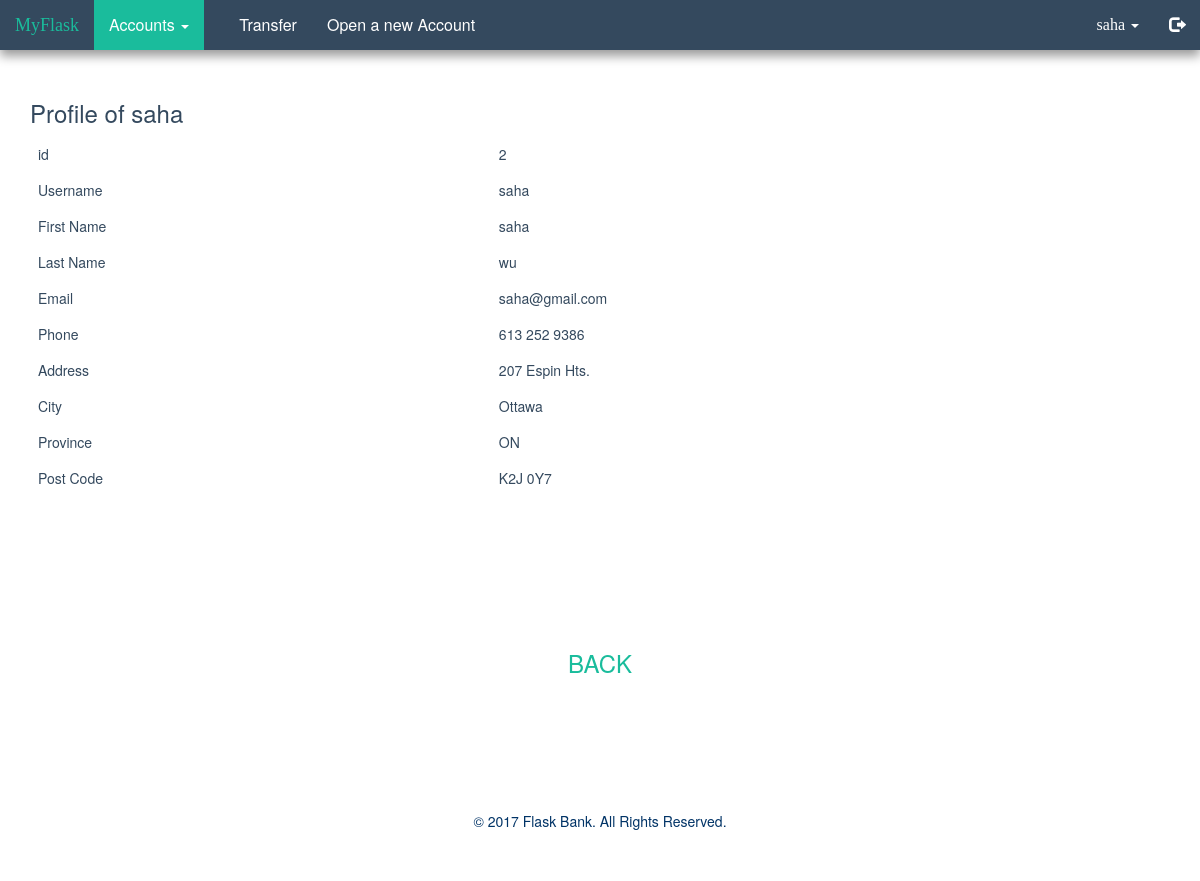
Screenshot of /profile (signed in) with the database file from the repository.
### tables this page shows
CREATE TABLE "users" (
	`userid`	INTEGER PRIMARY KEY AUTOINCREMENT,
	`username`	TEXT,
	`password`	TEXT,
	`firstName`	TEXT,
	`lastName`	TEXT,
	`email`	TEXT,
	`phone`	TEXT,
	`address`	TEXT,
	`city`	TEXT,
	`province`	TEXT,
	`postcode`	TEXT
);

### app.py (the view)
@app.route("/profile")
def profile():  # profile function
    if session['logged_in'] is True:
        username = session['username']  # get username from session
        results = get_user_detail(username)
        return render_template("profile.html", results=results, username=username)
    else:  # if not logged in, redirect to login page again.
        return redirect(url_for('login'))

### app.py (called while the page is built)
def connect_db():  # initializing database connection
    return sqlite3.connect(app.database)

def get_user_detail(username):  # get user detail function
    g.db = connect_db()  # g object call connect function
    cur = g.db.execute('SELECT * FROM users WHERE username = "%s"' %
                       username)  # sql query to fetch dat
    results = cur.fetchall()  # store all results
    g.db.close()  # close database connection
    return results  # returning result. end of get user detail function

### templates/profile.html
{% extends "baseIn.html" %}
{% block content %}
<div class="container">
  <h3>Profile of {{ username }}</h3>
  <table class="table">
    <tbody>
      {% for item in results %}
      <tr>
        <td>id</td>
        <td>{{ item[0] }}</td>
      </tr>
      <tr>
        <td>Username</td>
        <td>{{ item[1] }}</td>
      </tr>
      <tr>
        <td>First Name</td>
        <td>{{ item[3] }}</td>
      </tr>
      <tr>
        <td>Last Name</td>
        <td>{{ item[4] }}</td>
      </tr>
      <tr>
        <td>Email</td>
        <td>{{ item[5] }}</td>
      </tr>
      <tr>
        <td>Phone</td>
        <td>{{ item[6] }}</td>
      </tr>
      <tr>
        <td>Address</td>
        <td>{{ item[7] }}</td>
      </tr>
      <tr>
        <td>City</td>
        <td>{{ item[8] }}</td>
      </tr>
      <tr>
        <td>Province</td>
        <td>{{ item[9] }}</td>
      </tr>
      <tr>
        <td>Post Code</td>
        <td>{{ item[10] }}</td>
      </tr>
      {% endfor %}
    </tbody>
  </table>
  <p class="back" align='center'><a href="/welcome" >BACK</a></p>
</div>
{% endblock %}

### static/style.css (style rules this page uses)
body { color: #34495e; }
a { color: #1abc9c; }
.back { color:#e74c3c; font-size: 24px; margin: 150px 0 0; }
.container { margin-top: 80px; }
.table>tbody>tr>td { border: 0; }

### rows the page displays
users: userid "2", username "saha", firstName "saha", lastName "wu", email "saha@gmail.com", phone "613 252 9386", address "207 Espin Hts.", city "Ottawa", province "ON", postcode "K2J 0Y7"

### other values shown
{{ username }} "saha"
